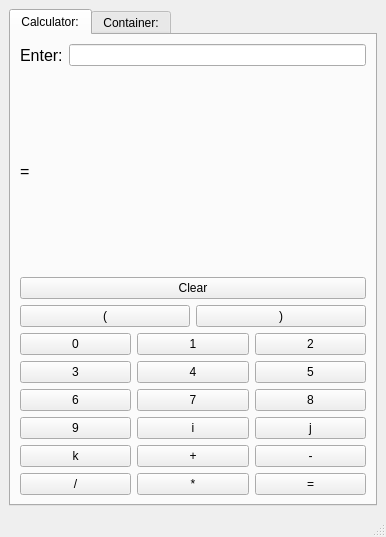
<?xml version="1.0" encoding="UTF-8"?>
<ui version="4.0">
 <class>MainWindow</class>
 <widget class="QMainWindow" name="MainWindow">
  <property name="geometry">
   <rect>
    <x>0</x>
    <y>0</y>
    <width>386</width>
    <height>537</height>
   </rect>
  </property>
  <property name="windowTitle">
   <string>MainWindow</string>
  </property>
  <widget class="QWidget" name="centralwidget">
   <layout class="QVBoxLayout" name="verticalLayout_4">
    <item>
     <widget class="QTabWidget" name="tabWidget">
      <property name="currentIndex">
       <number>0</number>
      </property>
      <widget class="QWidget" name="tab">
       <attribute name="title">
        <string>Calculator:</string>
       </attribute>
       <layout class="QVBoxLayout" name="verticalLayout_3">
        <item>
         <layout class="QVBoxLayout" name="verticalLayout">
          <item>
           <layout class="QHBoxLayout" name="horizontalLayout">
            <item>
             <widget class="QLabel" name="label">
              <property name="font">
               <font>
                <pointsize>12</pointsize>
               </font>
              </property>
              <property name="text">
               <string>Enter:</string>
              </property>
             </widget>
            </item>
            <item>
             <widget class="QLineEdit" name="lineEdit"/>
            </item>
           </layout>
          </item>
          <item>
           <widget class="QLabel" name="label_2">
            <property name="font">
             <font>
              <pointsize>12</pointsize>
             </font>
            </property>
            <property name="text">
             <string>=</string>
            </property>
           </widget>
          </item>
          <item>
           <widget class="QPushButton" name="pushButton_26">
            <property name="text">
             <string>Clear</string>
            </property>
           </widget>
          </item>
         </layout>
        </item>
        <item>
         <layout class="QVBoxLayout" name="verticalLayout_2">
          <item>
           <layout class="QHBoxLayout" name="horizontalLayout_2">
            <item>
             <widget class="QPushButton" name="pushButton_19">
              <property name="text">
               <string>(</string>
              </property>
             </widget>
            </item>
            <item>
             <widget class="QPushButton" name="pushButton_20">
              <property name="text">
               <string>)</string>
              </property>
             </widget>
            </item>
           </layout>
          </item>
          <item>
           <layout class="QGridLayout" name="gridLayout">
            <item row="0" column="0">
             <widget class="QPushButton" name="pushButton">
              <property name="text">
               <string>0</string>
              </property>
             </widget>
            </item>
            <item row="0" column="1">
             <widget class="QPushButton" name="pushButton_2">
              <property name="text">
               <string>1</string>
              </property>
             </widget>
            </item>
            <item row="0" column="2">
             <widget class="QPushButton" name="pushButton_3">
              <property name="text">
               <string>2</string>
              </property>
             </widget>
            </item>
            <item row="1" column="0">
             <widget class="QPushButton" name="pushButton_4">
              <property name="text">
               <string>3</string>
              </property>
             </widget>
            </item>
            <item row="1" column="1">
             <widget class="QPushButton" name="pushButton_5">
              <property name="text">
               <string>4</string>
              </property>
             </widget>
            </item>
            <item row="1" column="2">
             <widget class="QPushButton" name="pushButton_6">
              <property name="text">
               <string>5</string>
              </property>
             </widget>
            </item>
            <item row="2" column="0">
             <widget class="QPushButton" name="pushButton_7">
              <property name="text">
               <string>6</string>
              </property>
             </widget>
            </item>
            <item row="2" column="1">
             <widget class="QPushButton" name="pushButton_8">
              <property name="text">
               <string>7</string>
              </property>
             </widget>
            </item>
            <item row="2" column="2">
             <widget class="QPushButton" name="pushButton_9">
              <property name="text">
               <string>8</string>
              </property>
             </widget>
            </item>
            <item row="3" column="0">
             <widget class="QPushButton" name="pushButton_10">
              <property name="text">
               <string>9</string>
              </property>
             </widget>
            </item>
            <item row="3" column="1">
             <widget class="QPushButton" name="pushButton_11">
              <property name="text">
               <string>i</string>
              </property>
             </widget>
            </item>
            <item row="3" column="2">
             <widget class="QPushButton" name="pushButton_12">
              <property name="text">
               <string>j</string>
              </property>
             </widget>
            </item>
            <item row="4" column="0">
             <widget class="QPushButton" name="pushButton_13">
              <property name="text">
               <string>k</string>
              </property>
             </widget>
            </item>
            <item row="4" column="1">
             <widget class="QPushButton" name="pushButton_14">
              <property name="text">
               <string>+</string>
              </property>
             </widget>
            </item>
            <item row="4" column="2">
             <widget class="QPushButton" name="pushButton_15">
              <property name="text">
               <string>-</string>
              </property>
             </widget>
            </item>
            <item row="5" column="0">
             <widget class="QPushButton" name="pushButton_16">
              <property name="text">
               <string>/</string>
              </property>
             </widget>
            </item>
            <item row="5" column="1">
             <widget class="QPushButton" name="pushButton_17">
              <property name="text">
               <string>*</string>
              </property>
             </widget>
            </item>
            <item row="5" column="2">
             <widget class="QPushButton" name="pushButton_18">
              <property name="enabled">
               <bool>true</bool>
              </property>
              <property name="sizePolicy">
               <sizepolicy hsizetype="Minimum" vsizetype="Minimum">
                <horstretch>0</horstretch>
                <verstretch>0</verstretch>
               </sizepolicy>
              </property>
              <property name="text">
               <string>=</string>
              </property>
             </widget>
            </item>
           </layout>
          </item>
         </layout>
        </item>
       </layout>
      </widget>
      <widget class="QWidget" name="tab_2">
       <attribute name="title">
        <string>Container:</string>
       </attribute>
       <layout class="QVBoxLayout" name="verticalLayout_6">
        <item>
         <layout class="QGridLayout" name="gridLayout_2">
          <item row="0" column="0">
           <widget class="QPushButton" name="pushButton_21">
            <property name="sizePolicy">
             <sizepolicy hsizetype="Fixed" vsizetype="Fixed">
              <horstretch>100</horstretch>
              <verstretch>100</verstretch>
             </sizepolicy>
            </property>
            <property name="text">
             <string>Size</string>
            </property>
            <property name="flat">
             <bool>true</bool>
            </property>
           </widget>
          </item>
          <item row="0" column="1">
           <widget class="Line" name="line">
            <property name="orientation">
             <enum>Qt::Vertical</enum>
            </property>
           </widget>
          </item>
          <item row="0" column="2">
           <widget class="QPushButton" name="pushButton_22">
            <property name="text">
             <string>Is Empty?</string>
            </property>
            <property name="flat">
             <bool>true</bool>
            </property>
           </widget>
          </item>
          <item row="0" column="3">
           <widget class="Line" name="line_2">
            <property name="orientation">
             <enum>Qt::Vertical</enum>
            </property>
           </widget>
          </item>
          <item row="0" column="4">
           <widget class="QPushButton" name="pushButton_23">
            <property name="text">
             <string>Show</string>
            </property>
            <property name="flat">
             <bool>true</bool>
            </property>
           </widget>
          </item>
          <item row="1" column="0">
           <spacer name="verticalSpacer">
            <property name="orientation">
             <enum>Qt::Vertical</enum>
            </property>
            <property name="sizeHint" stdset="0">
             <size>
              <width>20</width>
              <height>40</height>
             </size>
            </property>
           </spacer>
          </item>
         </layout>
        </item>
        <item>
         <layout class="QVBoxLayout" name="verticalLayout_5">
          <item>
           <widget class="QLabel" name="label_3">
            <property name="text">
             <string>Enter file name:</string>
            </property>
           </widget>
          </item>
          <item>
           <widget class="QLineEdit" name="lineEdit_2"/>
          </item>
          <item>
           <layout class="QHBoxLayout" name="horizontalLayout_4">
            <item>
             <widget class="QPushButton" name="pushButton_25">
              <property name="text">
               <string>Load</string>
              </property>
             </widget>
            </item>
            <item>
             <widget class="QPushButton" name="pushButton_24">
              <property name="text">
               <string>Save</string>
              </property>
             </widget>
            </item>
           </layout>
          </item>
         </layout>
        </item>
        <item>
         <spacer name="verticalSpacer_2">
          <property name="orientation">
           <enum>Qt::Vertical</enum>
          </property>
          <property name="sizeHint" stdset="0">
           <size>
            <width>20</width>
            <height>40</height>
           </size>
          </property>
         </spacer>
        </item>
       </layout>
      </widget>
     </widget>
    </item>
   </layout>
   <zorder>pushButton</zorder>
   <zorder>pushButton_2</zorder>
   <zorder>pushButton_3</zorder>
   <zorder>pushButton_4</zorder>
   <zorder>pushButton_5</zorder>
   <zorder>pushButton_6</zorder>
   <zorder>pushButton_7</zorder>
   <zorder>pushButton_8</zorder>
   <zorder>pushButton_9</zorder>
   <zorder>pushButton_10</zorder>
   <zorder>pushButton_11</zorder>
   <zorder>pushButton_12</zorder>
   <zorder>pushButton_13</zorder>
   <zorder>pushButton_14</zorder>
   <zorder>pushButton_15</zorder>
   <zorder>pushButton_16</zorder>
   <zorder>pushButton_17</zorder>
   <zorder>pushButton_18</zorder>
   <zorder>label</zorder>
   <zorder>lineEdit</zorder>
   <zorder>label_2</zorder>
   <zorder>pushButton_19</zorder>
   <zorder>pushButton_20</zorder>
   <zorder></zorder>
   <zorder>tabWidget</zorder>
  </widget>
  <widget class="QMenuBar" name="menubar">
   <property name="geometry">
    <rect>
     <x>0</x>
     <y>0</y>
     <width>386</width>
     <height>25</height>
    </rect>
   </property>
  </widget>
  <widget class="QStatusBar" name="statusbar"/>
 </widget>
 <resources/>
 <connections/>
</ui>
